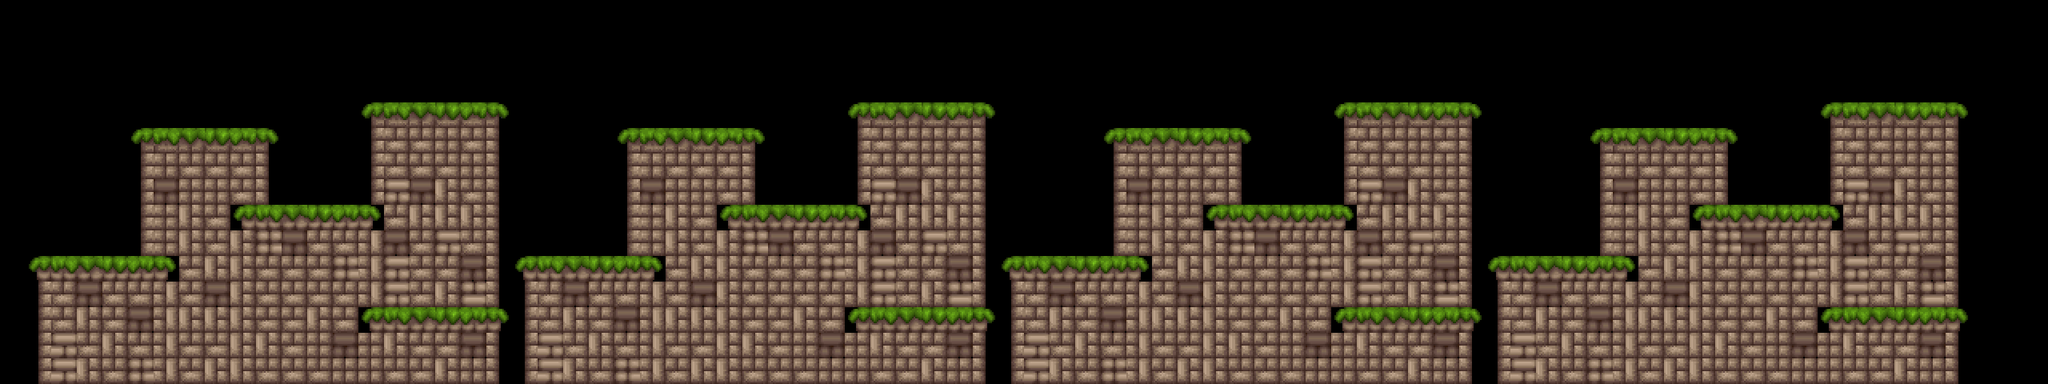

This game map was drawn from its Tiled (.tmx) file and the tilesets committed beside it. A one-line description and the trimmed map source follow:
An orthogonal 80x15 tile map with 32x32 px tiles, 1 tile layer (Tile Layer 1).

<map version="1.0" orientation="orthogonal" renderorder="right-down" width="80" height="15" tilewidth="32" tileheight="32" nextobjectid="1">
 <tileset firstgid="1" name="blocks1" tilewidth="32" tileheight="32" spacing="2" margin="2" tilecount="198">
  <image source="blocks1.png" width="614" height="376" />
 </tileset>
 <layer name="Tile Layer 1" width="80" height="15">
  <data>[1200 cells, 668 non-empty, 23 distinct tile ids]</data>
 </layer>
</map>